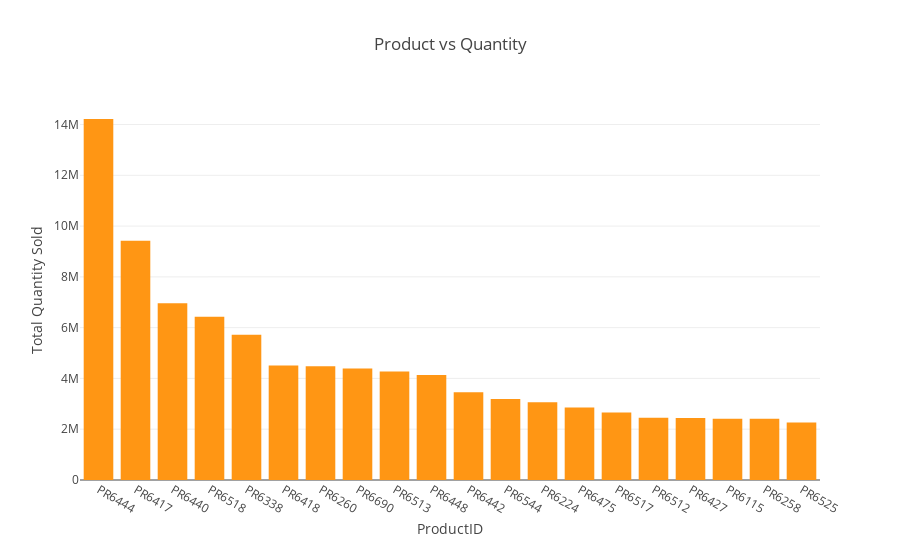

The notebook cell this image was saved under:
### Code cell
data_plot = [go.Bar(x=d_51.index,
                          y=d_51.Quantity.astype(float),
       marker=dict(
        color="rgb(300,150,20)",# Lava (#CC0E1D)
#         color = 'rgb(200,0,0)'   `
    ))]
layout = go.Layout(title = "Product vs Quantity",xaxis=dict(title="ProductID"),yaxis=dict(title="Total Quantity Sold"))
fig = go.Figure(data= data_plot, layout=layout)
iplot(fig)

### Figure 1 — Plotly figure (JSON) as saved in the notebook; plotly's stock layout.template omitted (floating-point values rounded to 4 significant figures)
{"data": [{"marker": {"color": "rgb(300,150,20)"}, "type": "bar", "uid": "26537e55-92aa-4ea9-80bb-9047b9429442", "x": ["PR6444", "PR6417", "PR6440", "PR6518", "PR6338", "PR6418", "PR6260", "PR6690", "PR6513", "PR6448", "PR6442", "PR6544", "PR6224", "PR6475", "PR6517", "PR6512", "PR6427", "PR6115", "PR6258", "PR6525"], "y": [14216571, 9419593, 6956051, 6429050, 5723814, 4509498, 4484172, 4387992, 4276757, 4134452, 3460111, 3188300, 3062502, 2854327, 2658823, 2453049, 2439790, 2411744, 2410263, 2265121]}], "layout": {"title": {"text": "Product vs Quantity"}, "xaxis": {"title": {"text": "ProductID"}}, "yaxis": {"title": {"text": "Total Quantity Sold"}}}}
